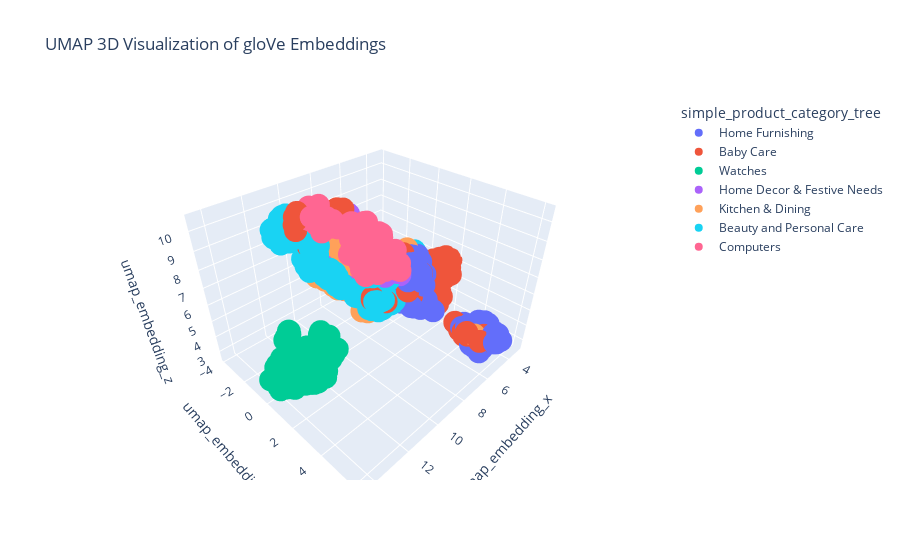

Notebook code cell kept with this figure:
### Code cell
reducer = umap.UMAP(n_neighbors=80,
                    n_components=3, # 3 dimensions au lieu de 2
                    min_dist=0.6,
                    metric='cosine',
                    random_state=graine)
embedding_3d = reducer.fit_transform(list(corpus_USE['use_embeddings']))

corpus_USE['umap_embedding_x'] = embedding_3d[:, 0]
corpus_USE['umap_embedding_y'] = embedding_3d[:, 1]
corpus_USE['umap_embedding_z'] = embedding_3d[:, 2]

fig = px.scatter_3d(corpus_USE,
                    x='umap_embedding_x',
                    y='umap_embedding_y',
                    z='umap_embedding_z',
                    color='simple_product_category_tree',
                    hover_data=['NMF_label'],
                    title='UMAP 3D Visualization of gloVe Embeddings')
fig.show()

### Figure 1 — Plotly figure (JSON) as saved in the notebook; plotly's stock layout.template omitted (floating-point values rounded to 4 significant figures; data arrays with more than 128 entries replaced by an {"elided": "..."} marker saying what was removed)
{"data": [{"customdata": {"elided": "150x1 int values"}, "hovertemplate": "simple_product_category_tree=Home Furnishing<br>umap_embedding_x=%{x}<br>umap_embedding_y=%{y}<br>umap_embedding_z=%{z}<br>NMF_label=%{customdata[0]}<extra></extra>", "legendgroup": "Home Furnishing", "marker": {"color": "#636efa", "symbol": "circle"}, "mode": "markers", "name": "Home Furnishing", "scene": "scene", "showlegend": true, "type": "scatter3d", "x": {"elided": "150 float values"}, "y": {"elided": "150 float values"}, "z": {"elided": "150 float values"}}, {"customdata": {"elided": "150x1 int values"}, "hovertemplate": "simple_product_category_tree=Baby Care<br>umap_embedding_x=%{x}<br>umap_embedding_y=%{y}<br>umap_embedding_z=%{z}<br>NMF_label=%{customdata[0]}<extra></extra>", "legendgroup": "Baby Care", "marker": {"color": "#EF553B", "symbol": "circle"}, "mode": "markers", "name": "Baby Care", "scene": "scene", "showlegend": true, "type": "scatter3d", "x": {"elided": "150 float values"}, "y": {"elided": "150 float values"}, "z": {"elided": "150 float values"}}, {"customdata": {"elided": "150x1 int values"}, "hovertemplate": "simple_product_category_tree=Watches<br>umap_embedding_x=%{x}<br>umap_embedding_y=%{y}<br>umap_embedding_z=%{z}<br>NMF_label=%{customdata[0]}<extra></extra>", "legendgroup": "Watches", "marker": {"color": "#00cc96", "symbol": "circle"}, "mode": "markers", "name": "Watches", "scene": "scene", "showlegend": true, "type": "scatter3d", "x": {"elided": "150 float values"}, "y": {"elided": "150 float values"}, "z": {"elided": "150 float values"}}, {"customdata": {"elided": "150x1 int values"}, "hovertemplate": "simple_product_category_tree=Home Decor & Festive Needs<br>umap_embedding_x=%{x}<br>umap_embedding_y=%{y}<br>umap_embedding_z=%{z}<br>NMF_label=%{customdata[0]}<extra></extra>", "legendgroup": "Home Decor & Festive Needs", "marker": {"color": "#ab63fa", "symbol": "circle"}, "mode": "markers", "name": "Home Decor & Festive Needs", "scene": "scene", "showlegend": true, "type": "scatter3d", "x": {"elided": "150 float values"}, "y": {"elided": "150 float values"}, "z": {"elided": "150 float values"}}, {"customdata": {"elided": "150x1 int values"}, "hovertemplate": "simple_product_category_tree=Kitchen & Dining<br>umap_embedding_x=%{x}<br>umap_embedding_y=%{y}<br>umap_embedding_z=%{z}<br>NMF_label=%{customdata[0]}<extra></extra>", "legendgroup": "Kitchen & Dining", "marker": {"color": "#FFA15A", "symbol": "circle"}, "mode": "markers", "name": "Kitchen & Dining", "scene": "scene", "showlegend": true, "type": "scatter3d", "x": {"elided": "150 float values"}, "y": {"elided": "150 float values"}, "z": {"elided": "150 float values"}}, {"customdata": {"elided": "150x1 int values"}, "hovertemplate": "simple_product_category_tree=Beauty and Personal Care<br>umap_embedding_x=%{x}<br>umap_embedding_y=%{y}<br>umap_embedding_z=%{z}<br>NMF_label=%{customdata[0]}<extra></extra>", "legendgroup": "Beauty and Personal Care", "marker": {"color": "#19d3f3", "symbol": "circle"}, "mode": "markers", "name": "Beauty and Personal Care", "scene": "scene", "showlegend": true, "type": "scatter3d", "x": {"elided": "150 float values"}, "y": {"elided": "150 float values"}, "z": {"elided": "150 float values"}}, {"customdata": {"elided": "150x1 int values"}, "hovertemplate": "simple_product_category_tree=Computers<br>umap_embedding_x=%{x}<br>umap_embedding_y=%{y}<br>umap_embedding_z=%{z}<br>NMF_label=%{customdata[0]}<extra></extra>", "legendgroup": "Computers", "marker": {"color": "#FF6692", "symbol": "circle"}, "mode": "markers", "name": "Computers", "scene": "scene", "showlegend": true, "type": "scatter3d", "x": {"elided": "150 float values"}, "y": {"elided": "150 float values"}, "z": {"elided": "150 float values"}}], "layout": {"legend": {"title": {"text": "simple_product_category_tree"}, "tracegroupgap": 0}, "scene": {"domain": {"x": [0, 1], "y": [0, 1]}, "xaxis": {"title": {"text": "umap_embedding_x"}}, "yaxis": {"title": {"text": "umap_embedding_y"}}, "zaxis": {"title": {"text": "umap_embedding_z"}}}, "title": {"text": "UMAP 3D Visualization of gloVe Embeddings"}}}
